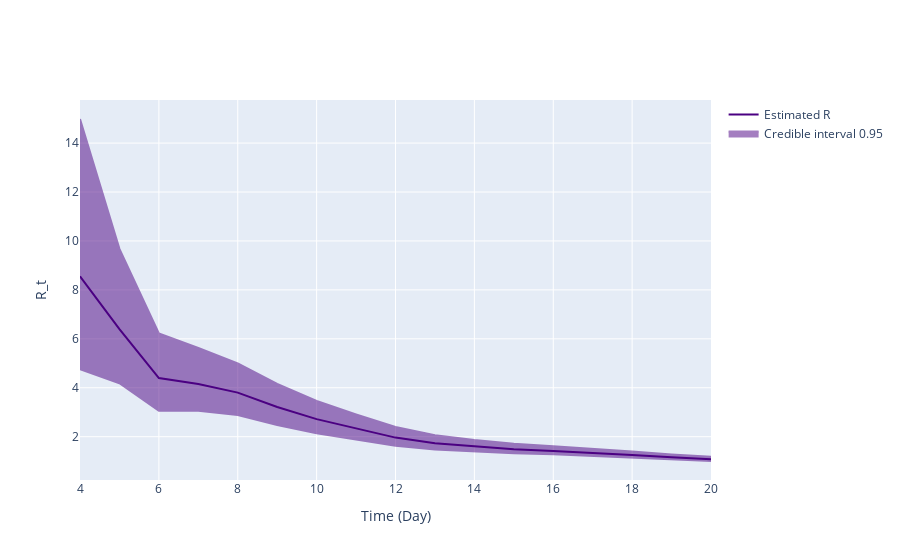
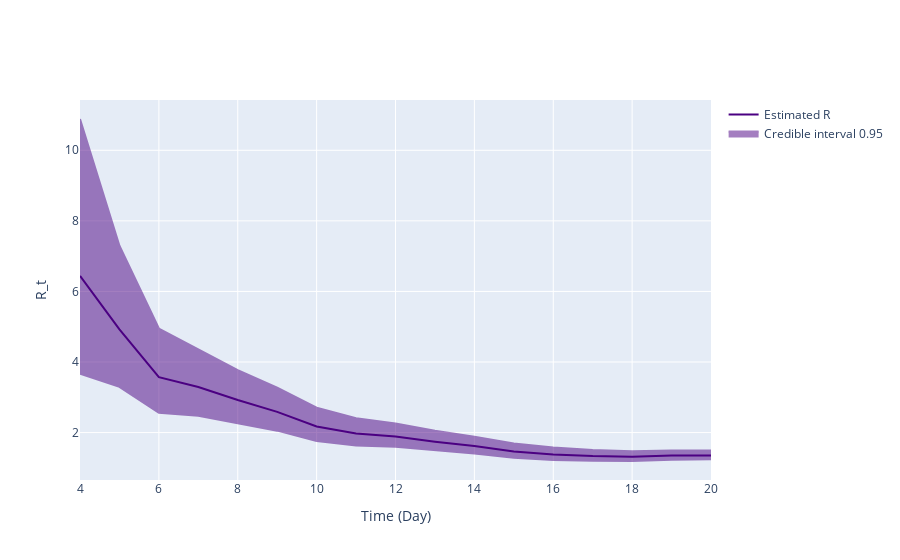
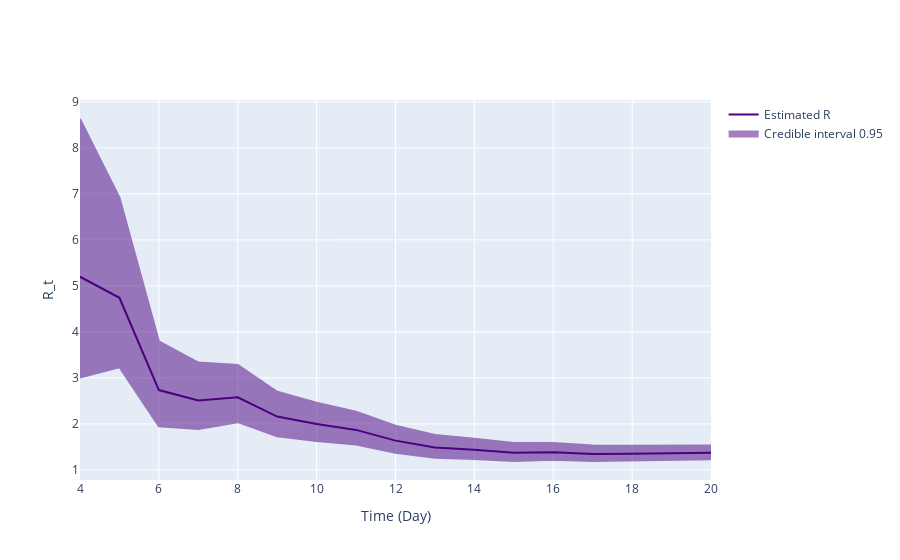
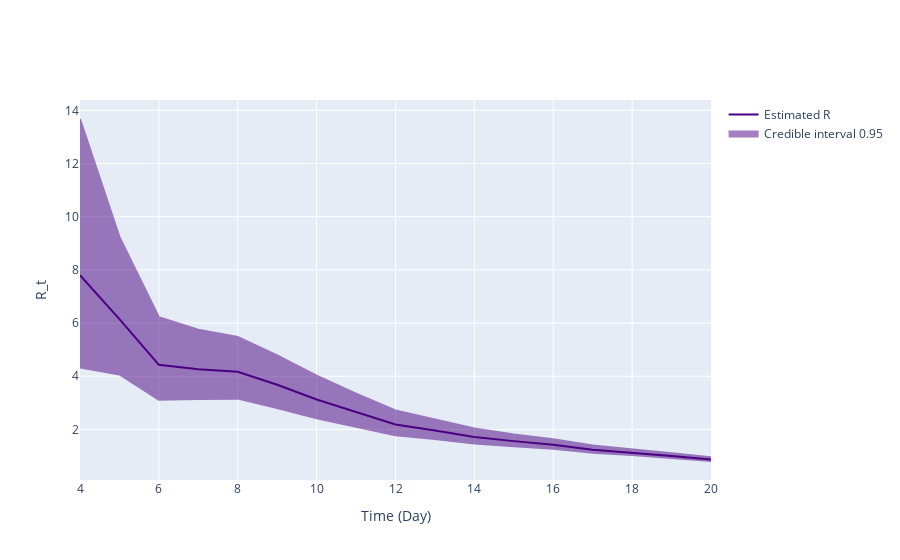

The code cell stored with these charts, in order, in its notebook:
### Markdown cell above
First we run the inference for the toy populations with R0 = 3 and then R0 = 1.5:

### Code cell
labels = ['4x4, r=3', '8x8, r=3', '12x12, r=3', '4x4, r=1.5', '8x8, r=1.5', '12x12, r=1.5']


for i in range(6):
    print(labels[i])
    x = data_all.iloc[:,i]
    locally_infected_cases = -np.diff(x.values)[:20]
    locally_infected_cases = [10] + list(locally_infected_cases)


    # Build the serial interval w_s
    num_timepoints = len(locally_infected_cases)
    ws_mean = SI_mean
    ws_var = SI_sd**2
    theta = ws_var / ws_mean
    k = ws_mean / theta
    w_dist = scipy.stats.gamma(k, scale=theta)
    disc_w = w_dist.pdf(np.arange(num_timepoints))


    # Same inference, but using the LocImpBranchProPosterior
    tau = 3
    R_t_start = tau+1
    a = 1
    b = 1/5


    # Transform our incidence data into pandas dataframes
    inc_data = pd.DataFrame(
        {
            'Time': np.arange(num_timepoints),
            'Incidence Number': locally_infected_cases
        }
    )

    inference = branchpro.BranchProPosteriorMultSI(
        inc_data=inc_data, 
        daily_serial_intervals=serial_intervals,
        alpha=a,
        beta=b)
    
    # inference = branchpro.BranchProPosterior(
    #     inc_data=inc_data,
    #     daily_serial_interval=disc_w,
    #     alpha=a,
    #     beta=b)


    inference.run_inference(tau=tau)
    intervals = inference.get_intervals(central_prob=.95)


    # Inference plot using class method results
    fig = branchpro.ReproductionNumberPlot()
    fig.add_interval_rt(intervals)
    fig.update_labels(time_label='Time (Day)', r_label='R_t')
    fig.show_figure()

    first_week = intervals['Mean'][:7]

    print('Average Rt over the first week = ', statistics.mean(first_week))

### Figure 1 — Plotly figure (JSON) as saved in the notebook; plotly's stock layout.template omitted (floating-point values rounded to 4 significant figures)
{"data": [{"line": {"color": "indigo"}, "mode": "lines", "name": "Estimated R", "type": "scatter", "x": [4, 5, 6, 7, 8, 9, 10, 11, 12, 13, 14, 15, 16, 17, 18, 19, 20], "y": [8.558, 6.398, 4.396, 4.156, 3.803, 3.214, 2.72, 2.333, 1.964, 1.731, 1.595, 1.488, 1.419, 1.35, 1.255, 1.163, 1.079]}, {"fill": "toself", "fillcolor": "indigo", "line": {"color": "indigo"}, "mode": "lines", "name": "Credible interval 0.95", "opacity": 0.5, "type": "scatter", "x": [4, 5, 6, 7, 8, 9, 10, 11, 12, 13, 14, 15, 16, 17, 18, 19, 20, 20, 19, 18, 17, 16, 15, 14, 13, 12, 11, 10, 9, 8, 7, 6, 5, 4], "y": [14.98, 9.676, 6.224, 5.627, 4.996, 4.155, 3.461, 2.91, 2.396, 2.065, 1.862, 1.707, 1.606, 1.51, 1.391, 1.278, 1.178, 1.008, 1.077, 1.154, 1.23, 1.279, 1.323, 1.393, 1.478, 1.635, 1.893, 2.145, 2.478, 2.889, 3.06, 3.061, 4.186, 4.758]}], "layout": {"hovermode": "x unified", "xaxis": {"title": {"text": "Time (Day)"}}, "yaxis": {"title": {"text": "R_t"}}}}

### Figure 2 — Plotly figure (JSON) as saved in the notebook; plotly's stock layout.template omitted (floating-point values rounded to 4 significant figures)
{"data": [{"line": {"color": "indigo"}, "mode": "lines", "name": "Estimated R", "type": "scatter", "x": [4, 5, 6, 7, 8, 9, 10, 11, 12, 13, 14, 15, 16, 17, 18, 19, 20], "y": [6.441, 4.923, 3.57, 3.291, 2.924, 2.588, 2.175, 1.976, 1.887, 1.742, 1.62, 1.466, 1.38, 1.335, 1.318, 1.348, 1.353]}, {"fill": "toself", "fillcolor": "indigo", "line": {"color": "indigo"}, "mode": "lines", "name": "Credible interval 0.95", "opacity": 0.5, "type": "scatter", "x": [4, 5, 6, 7, 8, 9, 10, 11, 12, 13, 14, 15, 16, 17, 18, 19, 20, 20, 19, 18, 17, 16, 15, 14, 13, 12, 11, 10, 9, 8, 7, 6, 5, 4], "y": [10.89, 7.295, 4.948, 4.372, 3.772, 3.272, 2.704, 2.409, 2.257, 2.051, 1.885, 1.69, 1.575, 1.507, 1.474, 1.494, 1.49, 1.241, 1.231, 1.195, 1.199, 1.226, 1.287, 1.407, 1.496, 1.598, 1.637, 1.761, 2.055, 2.275, 2.48, 2.56, 3.297, 3.67]}], "layout": {"hovermode": "x unified", "xaxis": {"title": {"text": "Time (Day)"}}, "yaxis": {"title": {"text": "R_t"}}}}

### Figure 3 — Plotly figure (JSON) as saved in the notebook; plotly's stock layout.template omitted (floating-point values rounded to 4 significant figures)
{"data": [{"line": {"color": "indigo"}, "mode": "lines", "name": "Estimated R", "type": "scatter", "x": [4, 5, 6, 7, 8, 9, 10, 11, 12, 13, 14, 15, 16, 17, 18, 19, 20], "y": [5.198, 4.741, 2.736, 2.512, 2.578, 2.16, 2.0, 1.87, 1.637, 1.485, 1.436, 1.371, 1.385, 1.348, 1.353, 1.357, 1.372]}, {"fill": "toself", "fillcolor": "indigo", "line": {"color": "indigo"}, "mode": "lines", "name": "Credible interval 0.95", "opacity": 0.5, "type": "scatter", "x": [4, 5, 6, 7, 8, 9, 10, 11, 12, 13, 14, 15, 16, 17, 18, 19, 20, 20, 19, 18, 17, 16, 15, 14, 13, 12, 11, 10, 9, 8, 7, 6, 5, 4], "y": [8.627, 6.919, 3.796, 3.333, 3.281, 2.697, 2.461, 2.266, 1.959, 1.758, 1.678, 1.584, 1.583, 1.529, 1.525, 1.522, 1.531, 1.233, 1.214, 1.205, 1.194, 1.219, 1.195, 1.239, 1.263, 1.374, 1.551, 1.629, 1.732, 2.038, 1.891, 1.947, 3.231, 3.006]}], "layout": {"hovermode": "x unified", "xaxis": {"title": {"text": "Time (Day)"}}, "yaxis": {"title": {"text": "R_t"}}}}

### Figure 4 — Plotly figure (JSON) as saved in the notebook; plotly's stock layout.template omitted (floating-point values rounded to 4 significant figures)
{"data": [{"line": {"color": "indigo"}, "mode": "lines", "name": "Estimated R", "type": "scatter", "x": [4, 5, 6, 7, 8, 9, 10, 11, 12, 13, 14, 15, 16, 17, 18, 19, 20], "y": [7.802, 6.151, 4.429, 4.263, 4.169, 3.678, 3.124, 2.642, 2.186, 1.956, 1.716, 1.56, 1.425, 1.24, 1.133, 0.9995, 0.8682]}, {"fill": "toself", "fillcolor": "indigo", "line": {"color": "indigo"}, "mode": "lines", "name": "Credible interval 0.95", "opacity": 0.5, "type": "scatter", "x": [4, 5, 6, 7, 8, 9, 10, 11, 12, 13, 14, 15, 16, 17, 18, 19, 20, 20, 19, 18, 17, 16, 15, 14, 13, 12, 11, 10, 9, 8, 7, 6, 5, 4], "y": [13.67, 9.243, 6.223, 5.754, 5.481, 4.78, 4.02, 3.346, 2.712, 2.37, 2.033, 1.813, 1.629, 1.398, 1.263, 1.103, 0.9497, 0.8129, 0.9282, 1.04, 1.122, 1.272, 1.368, 1.476, 1.643, 1.784, 2.097, 2.417, 2.804, 3.158, 3.143, 3.115, 4.066, 4.329]}], "layout": {"hovermode": "x unified", "xaxis": {"title": {"text": "Time (Day)"}}, "yaxis": {"title": {"text": "R_t"}}}}
